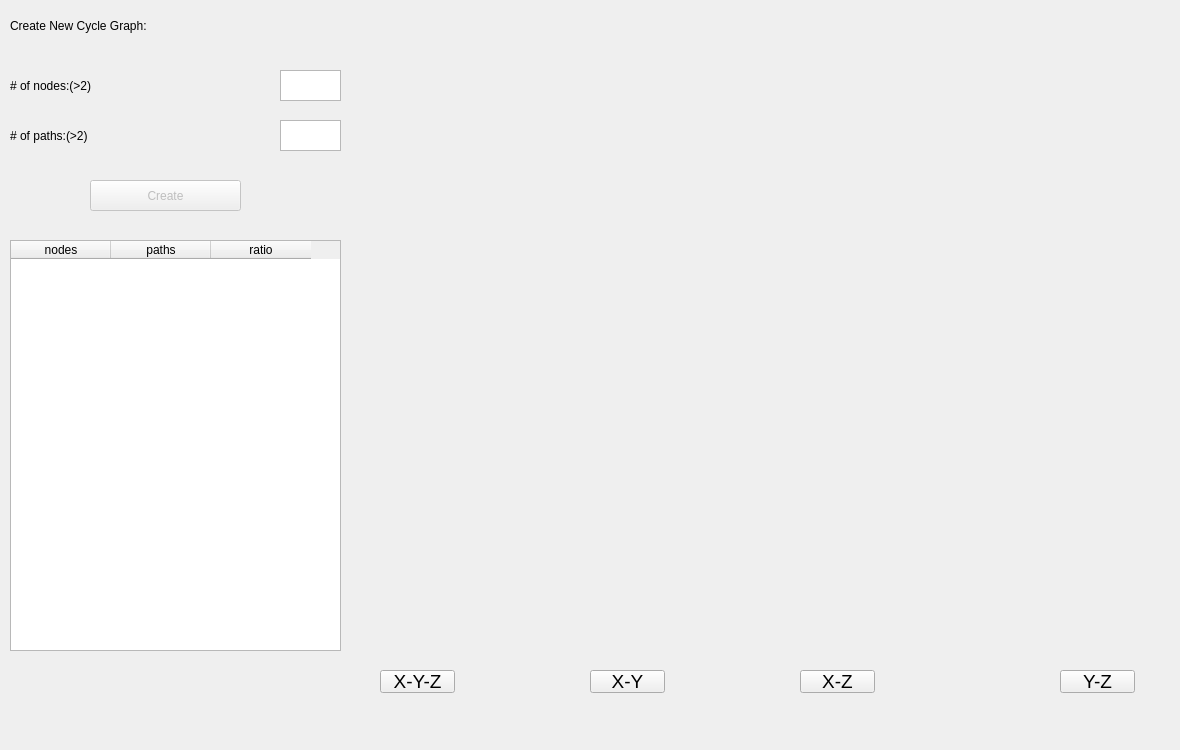
        <widget class="QWidget" name="analysis_for_ring_topology">
         <attribute name="title">
          <string>analysis for ring topology</string>
         </attribute>
         <widget class="QWidget" name="widget_2" native="true">
          <property name="geometry">
           <rect>
            <x>0</x>
            <y>0</y>
            <width>371</width>
            <height>741</height>
           </rect>
          </property>
          <widget class="QTextEdit" name="number_of_nodes_cycle_graph_analysis">
           <property name="geometry">
            <rect>
             <x>280</x>
             <y>70</y>
             <width>61</width>
             <height>31</height>
            </rect>
           </property>
           <property name="verticalScrollBarPolicy">
            <enum>Qt::ScrollBarAlwaysOff</enum>
           </property>
           <property name="html">
            <string>&lt;!DOCTYPE HTML PUBLIC &quot;-//W3C//DTD HTML 4.0//EN&quot; &quot;http://www.w3.org/TR/REC-html40/strict.dtd&quot;&gt;
&lt;html&gt;&lt;head&gt;&lt;meta name=&quot;qrichtext&quot; content=&quot;1&quot; /&gt;&lt;style type=&quot;text/css&quot;&gt;
p, li { white-space: pre-wrap; }
&lt;/style&gt;&lt;/head&gt;&lt;body style=&quot; font-family:'MS Shell Dlg 2'; font-size:20pt; font-weight:400; font-style:normal;&quot;&gt;
&lt;p style=&quot;-qt-paragraph-type:empty; margin-top:0px; margin-bottom:0px; margin-left:0px; margin-right:0px; -qt-block-indent:0; text-indent:0px;&quot;&gt;&lt;br /&gt;&lt;/p&gt;&lt;/body&gt;&lt;/html&gt;</string>
           </property>
          </widget>
          <widget class="QLabel" name="label_6">
           <property name="geometry">
            <rect>
             <x>10</x>
             <y>70</y>
             <width>201</width>
             <height>31</height>
            </rect>
           </property>
           <property name="text">
            <string># of nodes:(&gt;2)</string>
           </property>
          </widget>
          <widget class="QLabel" name="label_7">
           <property name="geometry">
            <rect>
             <x>10</x>
             <y>120</y>
             <width>191</width>
             <height>31</height>
            </rect>
           </property>
           <property name="text">
            <string># of paths:(&gt;2)</string>
           </property>
          </widget>
          <widget class="QTextEdit" name="number_of_paths_cycle_graph_analysis">
           <property name="geometry">
            <rect>
             <x>280</x>
             <y>120</y>
             <width>61</width>
             <height>31</height>
            </rect>
           </property>
           <property name="verticalScrollBarPolicy">
            <enum>Qt::ScrollBarAlwaysOff</enum>
           </property>
          </widget>
          <widget class="QLabel" name="label_8">
           <property name="geometry">
            <rect>
             <x>10</x>
             <y>10</y>
             <width>301</width>
             <height>31</height>
            </rect>
           </property>
           <property name="text">
            <string>Create New Cycle Graph:</string>
           </property>
          </widget>
          <widget class="QPushButton" name="create_cycle_graph_btn">
           <property name="enabled">
            <bool>false</bool>
           </property>
           <property name="geometry">
            <rect>
             <x>90</x>
             <y>180</y>
             <width>151</width>
             <height>31</height>
            </rect>
           </property>
           <property name="text">
            <string>Create</string>
           </property>
          </widget>
          <widget class="QTableWidget" name="cycle_graphs_result_table">
           <property name="geometry">
            <rect>
             <x>10</x>
             <y>240</y>
             <width>331</width>
             <height>411</height>
            </rect>
           </property>
           <property name="rowCount">
            <number>0</number>
           </property>
           <property name="columnCount">
            <number>3</number>
           </property>
           <column>
            <property name="text">
             <string>nodes</string>
            </property>
           </column>
           <column>
            <property name="text">
             <string>paths</string>
            </property>
           </column>
           <column>
            <property name="text">
             <string>ratio</string>
            </property>
           </column>
          </widget>
         </widget>
         <widget class="QWidget" name="verticalLayoutWidget_3">
          <property name="geometry">
           <rect>
            <x>379</x>
            <y>39</y>
            <width>791</width>
            <height>611</height>
           </rect>
          </property>
          <layout class="QVBoxLayout" name="cycle_graph_analysis_layout"/>
         </widget>
         <widget class="QPushButton" name="change_ring_ax_to_xyz">
          <property name="geometry">
           <rect>
            <x>380</x>
            <y>670</y>
            <width>75</width>
            <height>23</height>
           </rect>
          </property>
          <property name="font">
           <font>
            <pointsize>14</pointsize>
           </font>
          </property>
          <property name="text">
           <string>X-Y-Z</string>
          </property>
         </widget>
         <widget class="QPushButton" name="change_ring_ax_to_xy">
          <property name="geometry">
           <rect>
            <x>590</x>
            <y>670</y>
            <width>75</width>
            <height>23</height>
           </rect>
          </property>
          <property name="font">
           <font>
            <pointsize>14</pointsize>
           </font>
          </property>
          <property name="text">
           <string>X-Y</string>
          </property>
         </widget>
         <widget class="QPushButton" name="change_ring_ax_to_xz">
          <property name="geometry">
           <rect>
            <x>800</x>
            <y>670</y>
            <width>75</width>
            <height>23</height>
           </rect>
          </property>
          <property name="font">
           <font>
            <pointsize>14</pointsize>
           </font>
          </property>
          <property name="text">
           <string>X-Z</string>
          </property>
         </widget>
         <widget class="QPushButton" name="change_ring_ax_to_yz">
          <property name="geometry">
           <rect>
            <x>1060</x>
            <y>670</y>
            <width>75</width>
            <height>23</height>
           </rect>
          </property>
          <property name="font">
           <font>
            <pointsize>14</pointsize>
           </font>
          </property>
          <property name="text">
           <string>Y-Z</string>
          </property>
         </widget>
         <widget class="QLabel" name="ring_analysis_label">
          <property name="geometry">
           <rect>
            <x>380</x>
            <y>10</y>
            <width>791</width>
            <height>21</height>
           </rect>
          </property>
          <property name="font">
           <font>
            <pointsize>14</pointsize>
           </font>
          </property>
          <property name="text">
           <string/>
          </property>
         </widget>
        </widget>
